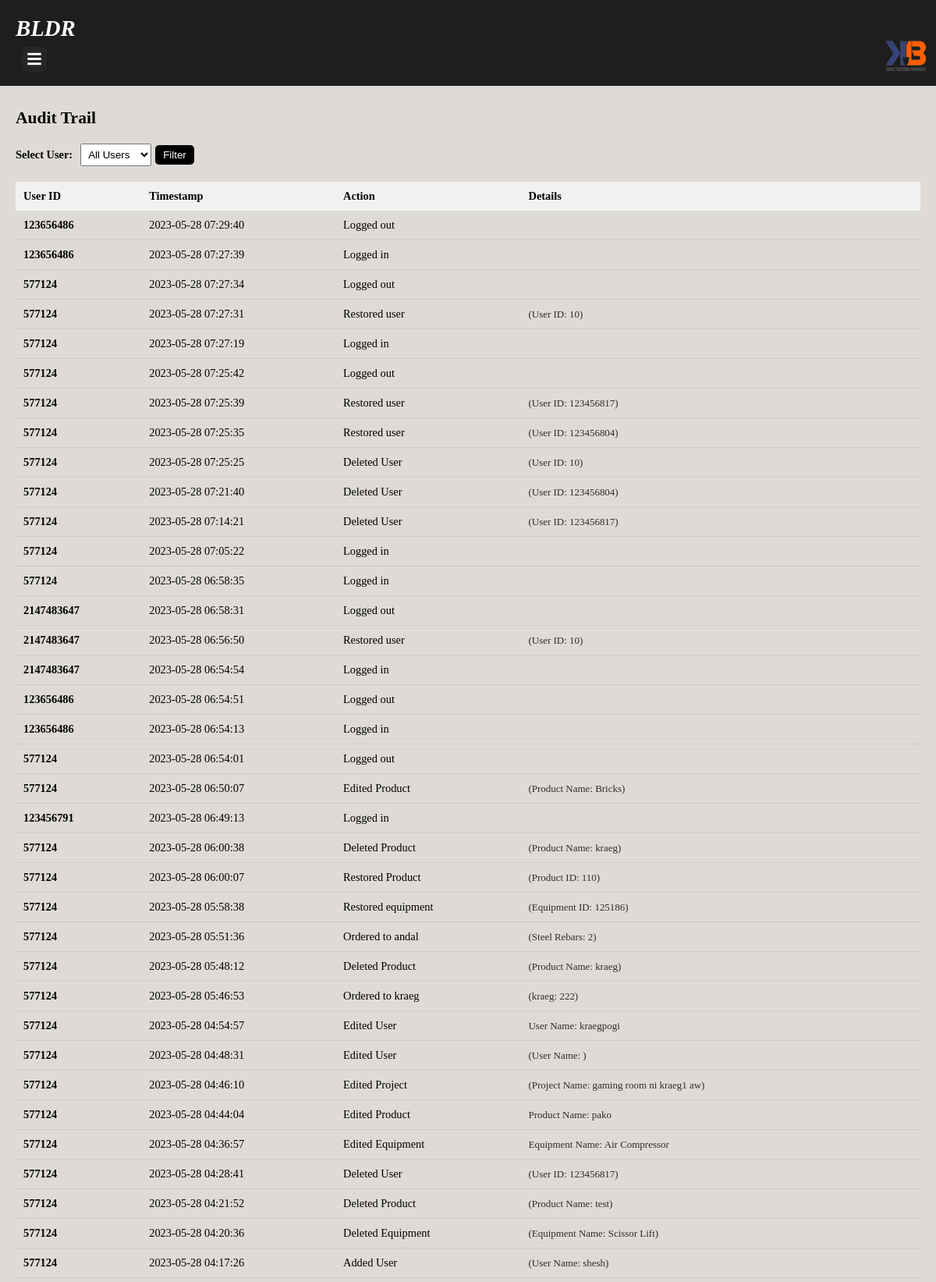
Page /display_audit_trail.php (signed in, upper part) on the committed database.
### tables this page shows
CREATE TABLE `audit_trail` (
  `id` int(11) NOT NULL,
  `timestamp` timestamp NOT NULL DEFAULT current_timestamp(),
  `user_id` int(11) DEFAULT NULL,
  `action` varchar(255) DEFAULT NULL,
  `details` text DEFAULT NULL
);

### display_audit_trail.php (the view, shortened to what this page needs)
<?php
include("connection.php");
if (isset($_GET['user_id'])) {
    $selected_user_id = $_GET['user_id'];
    $audit_query = "SELECT * FROM audit_trail WHERE user_id = '$selected_user_id' ORDER BY id DESC";
} else {
    $audit_query = "SELECT * FROM audit_trail ORDER BY id DESC";
}
$audit_result = mysqli_query($con, $audit_query);
include('layouts/header.php');
?>
<link rel="stylesheet" href="audit.css">
<div class="main-content">
    <div class="audit-header">
        <h2>Audit Trail</h2>
    </div>
    <div class="user-selection">
        <form action="" method="GET">
            <label for="user_id">Select User:</label>
            <select name="user_id" id="user_id">
                <option value="">All Users</option>
            </select>
            <button type="submit">Filter</button>
        </form>
    </div>
    <table class="audit-table">
        <thead>
            <tr>
                <th>User ID</th>
                <th>Timestamp</th>
                <th>Action</th>
                <th>Details</th>
            </tr>
        </thead>
        <tbody>
            <?php while ($row = mysqli_fetch_assoc($audit_result)) { ?>
                <tr>
                    <td><?php echo $row['user_id']; ?></td>
                    <td><?php echo $row['timestamp']; ?></td>
                    <td><?php echo $row['action']; ?></td>
                    <td><?php echo $row['details']; ?></td>
                </tr>
            <?php } ?>
        </tbody>
    </table>
</div>
</body>
</html>

### bldr.css (style rules this page uses)
body { font-size: 0.9em; }
* { margin: 0; padding: 0; text-decoration: none; }
.main-content { margin-left: 0; padding: 20px; transition: margin-left 0.5s; }
.main-content { margin-top: 100px; }
h2 { margin-bottom: 20px; }
body { background-color: #dedbd7; }

### existing.css (style rules this page uses)
h2 { display: inline-block; }

### audit.css (style rules this page uses)
.audit-table { width: 100%; border-collapse: collapse; }
.audit-table th { background-color: #f1f1f1; padding: 10px; text-align: left; }
.audit-table td { padding: 10px; border-bottom: 1px solid #ccc; }
.audit-table td:first-child { font-weight: bold; }
.audit-table td:last-child { color: #2d2c2c; font-size: 0.9em; }
.user-selection { margin-bottom: 20px; }
.user-selection form { display: flex; align-items: center; }
.user-selection label { font-weight: bold; margin-right: 10px; }
.user-selection select { padding: 5px; }
.user-selection button { padding: 5px 10px; background-color: #000000; color: white; border: none; cursor: pointer; margin-left: 5px; border-radius: 5px; }

### rows in the picture
audit_trail: user "123656486", timestamp "2023-05-28 07:29:40", action "Logged out"
audit_trail: user "123656486", timestamp "2023-05-28 07:27:39", action "Logged in"
audit_trail: user "577124", timestamp "2023-05-28 07:27:34", action "Logged out"
audit_trail: user "577124", timestamp "2023-05-28 07:27:31", action "Restored user", details "(User ID: 10)"
audit_trail: user "577124", timestamp "2023-05-28 07:27:19", action "Logged in"
audit_trail: user "577124", timestamp "2023-05-28 07:25:42", action "Logged out"
audit_trail: user "577124", timestamp "2023-05-28 07:25:39", action "Restored user", details "(User ID: 123456817)"
audit_trail: user "577124", timestamp "2023-05-28 07:25:35", action "Restored user", details "(User ID: 123456804)"
audit_trail: user "577124", timestamp "2023-05-28 07:25:25", action "Deleted User", details "(User ID: 10)"
audit_trail: user "577124", timestamp "2023-05-28 07:21:40", action "Deleted User", details "(User ID: 123456804)"
audit_trail: user "577124", timestamp "2023-05-28 07:14:21", action "Deleted User", details "(User ID: 123456817)"
audit_trail: user "577124", timestamp "2023-05-28 07:05:22", action "Logged in"
audit_trail: user "577124", timestamp "2023-05-28 06:58:35", action "Logged in"
audit_trail: user "2147483647", timestamp "2023-05-28 06:58:31", action "Logged out"
audit_trail: user "2147483647", timestamp "2023-05-28 06:56:50", action "Restored user", details "(User ID: 10)"
audit_trail: user "2147483647", timestamp "2023-05-28 06:54:54", action "Logged in"
audit_trail: user "123656486", timestamp "2023-05-28 06:54:51", action "Logged out"
audit_trail: user "123656486", timestamp "2023-05-28 06:54:13", action "Logged in"
audit_trail: user "577124", timestamp "2023-05-28 06:54:01", action "Logged out"
audit_trail: user "577124", timestamp "2023-05-28 06:50:07", action "Edited Product", details "(Product Name: Bricks)"
audit_trail: user "123456791", timestamp "2023-05-28 06:49:13", action "Logged in"
audit_trail: user "577124", timestamp "2023-05-28 06:00:38", action "Deleted Product", details "(Product Name: kraeg)"
audit_trail: user "577124", timestamp "2023-05-28 06:00:07", action "Restored Product", details "(Product ID: 110)"
audit_trail: user "577124", timestamp "2023-05-28 05:58:38", action "Restored equipment", details "(Equipment ID: 125186)"
audit_trail: user "577124", timestamp "2023-05-28 05:51:36", action "Ordered to andal", details "(Steel Rebars: 2)"
audit_trail: user "577124", timestamp "2023-05-28 05:48:12", action "Deleted Product", details "(Product Name: kraeg)"
audit_trail: user "577124", timestamp "2023-05-28 05:46:53", action "Ordered to kraeg", details "(kraeg: 222)"
audit_trail: user "577124", timestamp "2023-05-28 04:54:57", action "Edited User", details "User Name: kraegpogi"
audit_trail: user "577124", timestamp "2023-05-28 04:48:31", action "Edited User", details "(User Name: )"
audit_trail: user "577124", timestamp "2023-05-28 04:46:10", action "Edited Project", details "(Project Name: gaming room ni kraeg1 aw)"
audit_trail: user "577124", timestamp "2023-05-28 04:44:04", action "Edited Product", details "Product Name: pako"
audit_trail: user "577124", timestamp "2023-05-28 04:36:57", action "Edited Equipment", details "Equipment Name: Air Compressor"
audit_trail: user "577124", timestamp "2023-05-28 04:28:41", action "Deleted User", details "(User ID: 123456817)"
audit_trail: user "577124", timestamp "2023-05-28 04:21:52", action "Deleted Product", details "(Product Name: test)"
audit_trail: user "577124", timestamp "2023-05-28 04:20:36", action "Deleted Equipment", details "(Equipment Name: Scissor Lift)"
audit_trail: user "577124", timestamp "2023-05-28 04:17:26", action "Added User", details "(User Name: shesh)"
